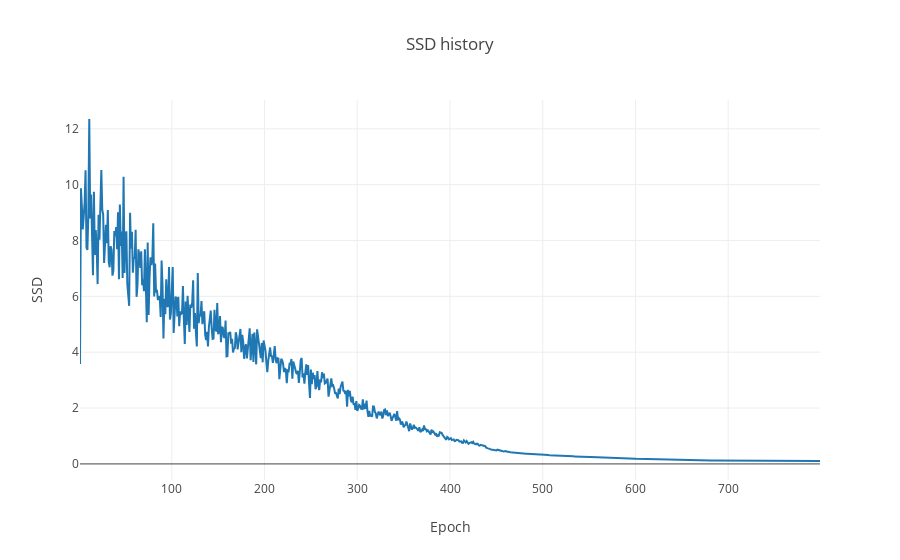

Here is the notebook cell this chart was saved with:
### Code cell
%%time
from math import ceil
# choosing and preparing dataset

dataset_name='wf2f'

data = datasets[dataset_name]
N = len(data['features'].index) # number of datapoints
l = ceil((5*N**.5)**.5) # tamanho do lado da grid quadrada de neurônios
X = data['features'].values.copy()
X1, X2 = scale_feat(X,X,scaleType='min-max')
X=X1

params = {
     "X":         X
    ,"alpha0":    0.1
    ,"sigma0":    3 
    ,"nEpochs":   1000
    ,"verboses":  0
    ,"saveParam": True
}

som_new = SOM(l, l)
som_new.fit(**params)
som_new.plotSSD()
# nEpochs = 10
# Wall time: 1min 17s

### Figure 1 — Plotly figure (JSON) as saved in the notebook; plotly's stock layout.template omitted (floating-point values rounded to 4 significant figures; data arrays with more than 128 entries replaced by an {"elided": "..."} marker saying what was removed)
{"data": [{"mode": "lines", "name": "SSD", "type": "scatter", "uid": "8f2fe324-03d3-4add-b648-449b844d80da", "x": {"elided": "799 int values"}, "y": {"elided": "800 float values"}}], "layout": {"title": {"text": "SSD history"}, "xaxis": {"title": {"text": "Epoch"}}, "yaxis": {"title": {"text": "SSD"}}}}
